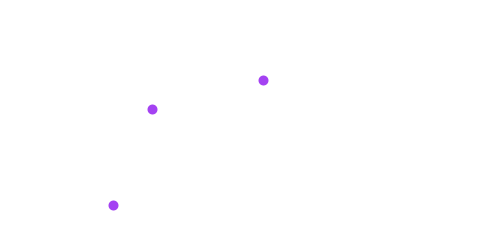
Frame 1 (no input)
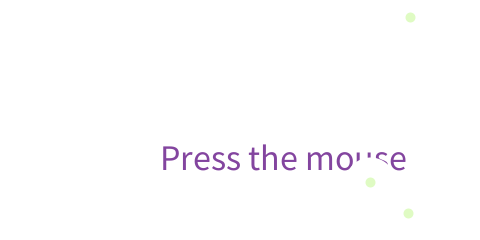
Frame 60 (the mouse pressed at the canvas centre just before this capture)
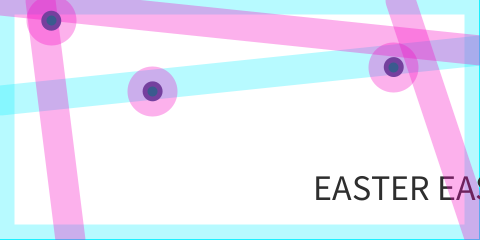
Frame 120 (the mouse held since frame 60 and released just before this capture)

The Processing sketch that drew these frames (run headless with seeded random() and noise(); from frame 60 on, the mouse is pressed at the canvas centre):

// Processing sketch: processing_116863
// ── processing_116863.pde

String quote = "EASTER EASTER EASTER";
String quote1 = "Press the mouse";
float x = width/7.5;
float speed = .01;
void setup(){
  size(480,240);
  smooth();
  strokeWeight(30);
  textSize(36);
  frameRate(15);
}

void draw(){
  background(255);
  text(quote1, width/3, height/2+50);
  stroke(255);
  fill(139,0,255);
  for(int i =0; i<500;i++){
  line(40,0,70,height);
  if(mousePressed == true){
    x += speed;
    fill(255);
    rect(-1,-1,width,height);
    stroke(24,240,295,80);
    fill(random(200));
    text(quote, x, height/1.2);
    if(x >= width){
      x = -width+10;
    }
  }
  }
  line(0,100,width,50);
  if(mousePressed == true){
    stroke(247,5,195,80);
  }
  line(40,0,70,height);
  line(0,0,width,50);
  line(400, 0, width, height);
  fill(random(255),random(255),random(255));
  ellipse(random(width),random(height),20,20);
  ellipse(random(width),random(height),20,20);
  ellipse(random(width),random(height),20,20);
}
